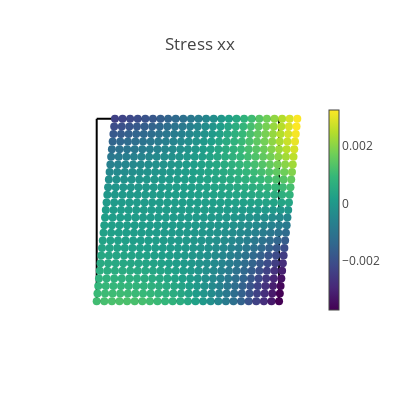
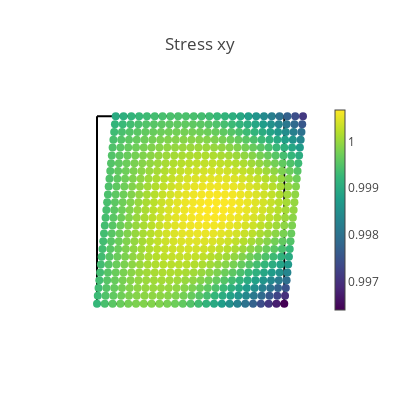
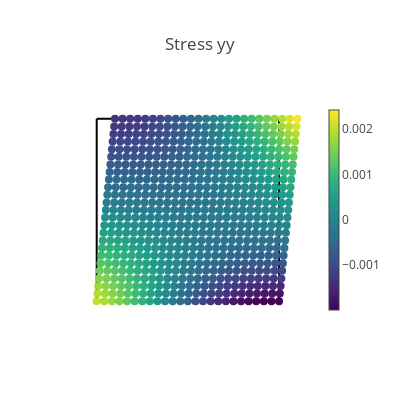
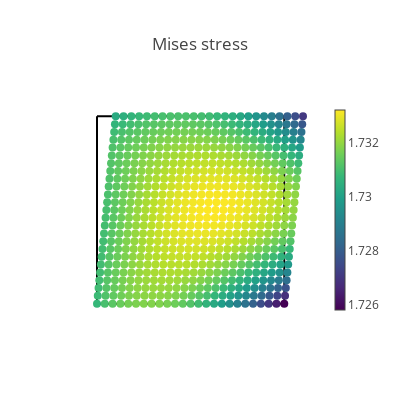

Here is the notebook cell these charts were saved with, in order:
### Markdown cell above
## Visualization of results

### Code cell
# Create a validation domain different from the training domain
val_x, val_y = np.meshgrid(np.linspace(0, L, 25), np.linspace(0, L, 25))
val_domain = np.vstack([val_x.ravel(), val_y.ravel()]).T
val = torch.tensor(val_domain, requires_grad=True).double()

# Compute model predictions on the validation domain
disp = net(val)
def_val = val + disp
stress = torch.vmap(sigma)(val)
mises = torch.sqrt(
    stress[:, 0, 0] ** 2
    + stress[:, 1, 1] ** 2
    - stress[:, 0, 0] * stress[:, 1, 1]
    + 3 * stress[:, 0, 1] ** 2
)
# print([loss.item() for loss in compute_les(val)])

@torch.no_grad()
def make_plot(x, y, variable, title, cmap=sequential.Viridis, size=8.0):
    fig = go.Figure()

    # Plot boundaries
    m = dict(color="black")
    fig.add_trace(go.Scatter(x=top[:, 0], y=top[:, 1], mode="lines", marker=m))
    fig.add_trace(go.Scatter(x=bottom[:, 0], y=bottom[:, 1], mode="lines", marker=m))
    fig.add_trace(go.Scatter(x=left[:, 0], y=left[:, 1], mode="lines", marker=m))
    fig.add_trace(go.Scatter(x=right[:, 0], y=right[:, 1], mode="lines", marker=m))

    # Plot variable values
    m = dict(color=variable, colorscale=cmap, size=size, colorbar=dict(thickness=10))
    fig.add_trace(go.Scatter(x=x, y=y, marker=m, mode="markers"))

    # plot settings
    fig.layout.yaxis.scaleanchor = "x"
    fig.update_layout(
        template="none", width=400, height=400, title=title, showlegend=False
    )
    fig.update_xaxes(visible=False)
    fig.update_yaxes(visible=False)
    fig.show()


# Compute data error
s_pred = torch.vmap(sigma)(val)
ds_xx = s_pred[:, 0, 0]
ds_yy = s_pred[:, 1, 1]
ds_xy = torch.abs(MU*EPS0 - s_pred[:, 0, 1])/(MU*EPS0)



with torch.autograd.no_grad():
    print("MAX_value for stress_xx error is", torch.max(ds_xx))
    print("MAX_value for stress_yy error is", torch.max(ds_yy))
    print("MAX_value for stress_xy error is", torch.max(ds_xy))
    print("MEAN for stress_xx error is", torch.std_mean(ds_xx))
    print("MEAN for stress_yy error is", torch.std_mean(ds_yy))
    print("MEAN for stress_xy error is", torch.std_mean(ds_xy))
    ds_xx_np = np.abs(ds_xx.numpy())
    ds_yy_np = np.abs(ds_yy.numpy())
    ds_xy_np = np.abs(ds_xy.numpy())
    print("75%-Quantile for stress_xx error is", np.quantile(ds_xx_np, .75))
    print("75%-Quantile for stress_yy error is", np.quantile(ds_yy_np, .75))
    print("75%-Quantile for stress_xy error is", np.quantile(ds_xy_np, .75))

# Plot stresses
make_plot(*def_val.T, stress[:, 0, 0], "Stress xx")
make_plot(*def_val.T, stress[:, 0, 1], "Stress xy")
make_plot(*def_val.T, stress[:, 1, 1], "Stress yy")
make_plot(*def_val.T, mises, "Mises stress")

# Plot displacements
make_plot(*def_val.T, disp[:, 0], "Displacement in x", cmap=sequential.Inferno)
make_plot(*def_val.T, disp[:, 1], "Displacement in y", cmap=sequential.Inferno)

# Plot stress errors
cmap = sequential.RdBu_r
make_plot(*val[:, 0:2].T, ds_xx, "Stress error xx", size=2.0, cmap=cmap)
make_plot(*val[:, 0:2].T, ds_yy, "Stress error yy", size=2.0, cmap=cmap)
make_plot(*val[:, 0:2].T, ds_xy, "Stress error xy in %", size=2.0, cmap=cmap)

### Figure 1 — Plotly figure (JSON) as saved in the notebook; plotly's stock layout.template omitted (floating-point values rounded to 4 significant figures; data arrays with more than 128 entries replaced by an {"elided": "..."} marker saying what was removed)
{"data": [{"marker": {"color": "black"}, "mode": "lines", "type": "scatter", "x": [0, 0.04167, 0.08333, 0.125, 0.1667, 0.2083, 0.25, 0.2917, 0.3333, 0.375, 0.4167, 0.4583, 0.5, 0.5417, 0.5833, 0.625, 0.6667, 0.7083, 0.75, 0.7917, 0.8333, 0.875, 0.9167, 0.9583, 1], "y": [1, 1, 1, 1, 1, 1, 1, 1, 1, 1, 1, 1, 1, 1, 1, 1, 1, 1, 1, 1, 1, 1, 1, 1, 1]}, {"marker": {"color": "black"}, "mode": "lines", "type": "scatter", "x": [0, 0.04167, 0.08333, 0.125, 0.1667, 0.2083, 0.25, 0.2917, 0.3333, 0.375, 0.4167, 0.4583, 0.5, 0.5417, 0.5833, 0.625, 0.6667, 0.7083, 0.75, 0.7917, 0.8333, 0.875, 0.9167, 0.9583, 1], "y": [0, 0, 0, 0, 0, 0, 0, 0, 0, 0, 0, 0, 0, 0, 0, 0, 0, 0, 0, 0, 0, 0, 0, 0, 0]}, {"marker": {"color": "black"}, "mode": "lines", "type": "scatter", "x": [0, 0, 0, 0, 0, 0, 0, 0, 0, 0, 0, 0, 0, 0, 0, 0, 0, 0, 0, 0, 0, 0, 0, 0, 0], "y": [0, 0.04167, 0.08333, 0.125, 0.1667, 0.2083, 0.25, 0.2917, 0.3333, 0.375, 0.4167, 0.4583, 0.5, 0.5417, 0.5833, 0.625, 0.6667, 0.7083, 0.75, 0.7917, 0.8333, 0.875, 0.9167, 0.9583, 1]}, {"marker": {"color": "black"}, "mode": "lines", "type": "scatter", "x": [1, 1, 1, 1, 1, 1, 1, 1, 1, 1, 1, 1, 1, 1, 1, 1, 1, 1, 1, 1, 1, 1, 1, 1, 1], "y": [0, 0.04167, 0.08333, 0.125, 0.1667, 0.2083, 0.25, 0.2917, 0.3333, 0.375, 0.4167, 0.4583, 0.5, 0.5417, 0.5833, 0.625, 0.6667, 0.7083, 0.75, 0.7917, 0.8333, 0.875, 0.9167, 0.9583, 1]}, {"marker": {"color": {"elided": "625 float values"}, "colorbar": {"thickness": 10}, "colorscale": [[0, "#440154"], [0.1111, "#482878"], [0.2222, "#3e4989"], [0.3333, "#31688e"], [0.4444, "#26828e"], [0.5556, "#1f9e89"], [0.6667, "#35b779"], [0.7778, "#6ece58"], [0.8889, "#b5de2b"], [1, "#fde725"]], "size": 8}, "mode": "markers", "type": "scatter", "x": {"elided": "625 float values"}, "y": {"elided": "625 float values"}}], "layout": {"height": 400, "showlegend": false, "title": {"text": "Stress xx"}, "width": 400, "xaxis": {"visible": false}, "yaxis": {"scaleanchor": "x", "visible": false}}}

### Figure 2 — Plotly figure (JSON) as saved in the notebook; plotly's stock layout.template omitted (floating-point values rounded to 4 significant figures; data arrays with more than 128 entries replaced by an {"elided": "..."} marker saying what was removed)
{"data": [{"marker": {"color": "black"}, "mode": "lines", "type": "scatter", "x": [0, 0.04167, 0.08333, 0.125, 0.1667, 0.2083, 0.25, 0.2917, 0.3333, 0.375, 0.4167, 0.4583, 0.5, 0.5417, 0.5833, 0.625, 0.6667, 0.7083, 0.75, 0.7917, 0.8333, 0.875, 0.9167, 0.9583, 1], "y": [1, 1, 1, 1, 1, 1, 1, 1, 1, 1, 1, 1, 1, 1, 1, 1, 1, 1, 1, 1, 1, 1, 1, 1, 1]}, {"marker": {"color": "black"}, "mode": "lines", "type": "scatter", "x": [0, 0.04167, 0.08333, 0.125, 0.1667, 0.2083, 0.25, 0.2917, 0.3333, 0.375, 0.4167, 0.4583, 0.5, 0.5417, 0.5833, 0.625, 0.6667, 0.7083, 0.75, 0.7917, 0.8333, 0.875, 0.9167, 0.9583, 1], "y": [0, 0, 0, 0, 0, 0, 0, 0, 0, 0, 0, 0, 0, 0, 0, 0, 0, 0, 0, 0, 0, 0, 0, 0, 0]}, {"marker": {"color": "black"}, "mode": "lines", "type": "scatter", "x": [0, 0, 0, 0, 0, 0, 0, 0, 0, 0, 0, 0, 0, 0, 0, 0, 0, 0, 0, 0, 0, 0, 0, 0, 0], "y": [0, 0.04167, 0.08333, 0.125, 0.1667, 0.2083, 0.25, 0.2917, 0.3333, 0.375, 0.4167, 0.4583, 0.5, 0.5417, 0.5833, 0.625, 0.6667, 0.7083, 0.75, 0.7917, 0.8333, 0.875, 0.9167, 0.9583, 1]}, {"marker": {"color": "black"}, "mode": "lines", "type": "scatter", "x": [1, 1, 1, 1, 1, 1, 1, 1, 1, 1, 1, 1, 1, 1, 1, 1, 1, 1, 1, 1, 1, 1, 1, 1, 1], "y": [0, 0.04167, 0.08333, 0.125, 0.1667, 0.2083, 0.25, 0.2917, 0.3333, 0.375, 0.4167, 0.4583, 0.5, 0.5417, 0.5833, 0.625, 0.6667, 0.7083, 0.75, 0.7917, 0.8333, 0.875, 0.9167, 0.9583, 1]}, {"marker": {"color": {"elided": "625 float values"}, "colorbar": {"thickness": 10}, "colorscale": [[0, "#440154"], [0.1111, "#482878"], [0.2222, "#3e4989"], [0.3333, "#31688e"], [0.4444, "#26828e"], [0.5556, "#1f9e89"], [0.6667, "#35b779"], [0.7778, "#6ece58"], [0.8889, "#b5de2b"], [1, "#fde725"]], "size": 8}, "mode": "markers", "type": "scatter", "x": {"elided": "625 float values"}, "y": {"elided": "625 float values"}}], "layout": {"height": 400, "showlegend": false, "title": {"text": "Stress xy"}, "width": 400, "xaxis": {"visible": false}, "yaxis": {"scaleanchor": "x", "visible": false}}}

### Figure 3 — Plotly figure (JSON) as saved in the notebook; plotly's stock layout.template omitted (floating-point values rounded to 4 significant figures; data arrays with more than 128 entries replaced by an {"elided": "..."} marker saying what was removed)
{"data": [{"marker": {"color": "black"}, "mode": "lines", "type": "scatter", "x": [0, 0.04167, 0.08333, 0.125, 0.1667, 0.2083, 0.25, 0.2917, 0.3333, 0.375, 0.4167, 0.4583, 0.5, 0.5417, 0.5833, 0.625, 0.6667, 0.7083, 0.75, 0.7917, 0.8333, 0.875, 0.9167, 0.9583, 1], "y": [1, 1, 1, 1, 1, 1, 1, 1, 1, 1, 1, 1, 1, 1, 1, 1, 1, 1, 1, 1, 1, 1, 1, 1, 1]}, {"marker": {"color": "black"}, "mode": "lines", "type": "scatter", "x": [0, 0.04167, 0.08333, 0.125, 0.1667, 0.2083, 0.25, 0.2917, 0.3333, 0.375, 0.4167, 0.4583, 0.5, 0.5417, 0.5833, 0.625, 0.6667, 0.7083, 0.75, 0.7917, 0.8333, 0.875, 0.9167, 0.9583, 1], "y": [0, 0, 0, 0, 0, 0, 0, 0, 0, 0, 0, 0, 0, 0, 0, 0, 0, 0, 0, 0, 0, 0, 0, 0, 0]}, {"marker": {"color": "black"}, "mode": "lines", "type": "scatter", "x": [0, 0, 0, 0, 0, 0, 0, 0, 0, 0, 0, 0, 0, 0, 0, 0, 0, 0, 0, 0, 0, 0, 0, 0, 0], "y": [0, 0.04167, 0.08333, 0.125, 0.1667, 0.2083, 0.25, 0.2917, 0.3333, 0.375, 0.4167, 0.4583, 0.5, 0.5417, 0.5833, 0.625, 0.6667, 0.7083, 0.75, 0.7917, 0.8333, 0.875, 0.9167, 0.9583, 1]}, {"marker": {"color": "black"}, "mode": "lines", "type": "scatter", "x": [1, 1, 1, 1, 1, 1, 1, 1, 1, 1, 1, 1, 1, 1, 1, 1, 1, 1, 1, 1, 1, 1, 1, 1, 1], "y": [0, 0.04167, 0.08333, 0.125, 0.1667, 0.2083, 0.25, 0.2917, 0.3333, 0.375, 0.4167, 0.4583, 0.5, 0.5417, 0.5833, 0.625, 0.6667, 0.7083, 0.75, 0.7917, 0.8333, 0.875, 0.9167, 0.9583, 1]}, {"marker": {"color": {"elided": "625 float values"}, "colorbar": {"thickness": 10}, "colorscale": [[0, "#440154"], [0.1111, "#482878"], [0.2222, "#3e4989"], [0.3333, "#31688e"], [0.4444, "#26828e"], [0.5556, "#1f9e89"], [0.6667, "#35b779"], [0.7778, "#6ece58"], [0.8889, "#b5de2b"], [1, "#fde725"]], "size": 8}, "mode": "markers", "type": "scatter", "x": {"elided": "625 float values"}, "y": {"elided": "625 float values"}}], "layout": {"height": 400, "showlegend": false, "title": {"text": "Stress yy"}, "width": 400, "xaxis": {"visible": false}, "yaxis": {"scaleanchor": "x", "visible": false}}}

### Figure 4 — Plotly figure (JSON) as saved in the notebook; plotly's stock layout.template omitted (floating-point values rounded to 4 significant figures; data arrays with more than 128 entries replaced by an {"elided": "..."} marker saying what was removed)
{"data": [{"marker": {"color": "black"}, "mode": "lines", "type": "scatter", "x": [0, 0.04167, 0.08333, 0.125, 0.1667, 0.2083, 0.25, 0.2917, 0.3333, 0.375, 0.4167, 0.4583, 0.5, 0.5417, 0.5833, 0.625, 0.6667, 0.7083, 0.75, 0.7917, 0.8333, 0.875, 0.9167, 0.9583, 1], "y": [1, 1, 1, 1, 1, 1, 1, 1, 1, 1, 1, 1, 1, 1, 1, 1, 1, 1, 1, 1, 1, 1, 1, 1, 1]}, {"marker": {"color": "black"}, "mode": "lines", "type": "scatter", "x": [0, 0.04167, 0.08333, 0.125, 0.1667, 0.2083, 0.25, 0.2917, 0.3333, 0.375, 0.4167, 0.4583, 0.5, 0.5417, 0.5833, 0.625, 0.6667, 0.7083, 0.75, 0.7917, 0.8333, 0.875, 0.9167, 0.9583, 1], "y": [0, 0, 0, 0, 0, 0, 0, 0, 0, 0, 0, 0, 0, 0, 0, 0, 0, 0, 0, 0, 0, 0, 0, 0, 0]}, {"marker": {"color": "black"}, "mode": "lines", "type": "scatter", "x": [0, 0, 0, 0, 0, 0, 0, 0, 0, 0, 0, 0, 0, 0, 0, 0, 0, 0, 0, 0, 0, 0, 0, 0, 0], "y": [0, 0.04167, 0.08333, 0.125, 0.1667, 0.2083, 0.25, 0.2917, 0.3333, 0.375, 0.4167, 0.4583, 0.5, 0.5417, 0.5833, 0.625, 0.6667, 0.7083, 0.75, 0.7917, 0.8333, 0.875, 0.9167, 0.9583, 1]}, {"marker": {"color": "black"}, "mode": "lines", "type": "scatter", "x": [1, 1, 1, 1, 1, 1, 1, 1, 1, 1, 1, 1, 1, 1, 1, 1, 1, 1, 1, 1, 1, 1, 1, 1, 1], "y": [0, 0.04167, 0.08333, 0.125, 0.1667, 0.2083, 0.25, 0.2917, 0.3333, 0.375, 0.4167, 0.4583, 0.5, 0.5417, 0.5833, 0.625, 0.6667, 0.7083, 0.75, 0.7917, 0.8333, 0.875, 0.9167, 0.9583, 1]}, {"marker": {"color": {"elided": "625 float values"}, "colorbar": {"thickness": 10}, "colorscale": [[0, "#440154"], [0.1111, "#482878"], [0.2222, "#3e4989"], [0.3333, "#31688e"], [0.4444, "#26828e"], [0.5556, "#1f9e89"], [0.6667, "#35b779"], [0.7778, "#6ece58"], [0.8889, "#b5de2b"], [1, "#fde725"]], "size": 8}, "mode": "markers", "type": "scatter", "x": {"elided": "625 float values"}, "y": {"elided": "625 float values"}}], "layout": {"height": 400, "showlegend": false, "title": {"text": "Mises stress"}, "width": 400, "xaxis": {"visible": false}, "yaxis": {"scaleanchor": "x", "visible": false}}}
